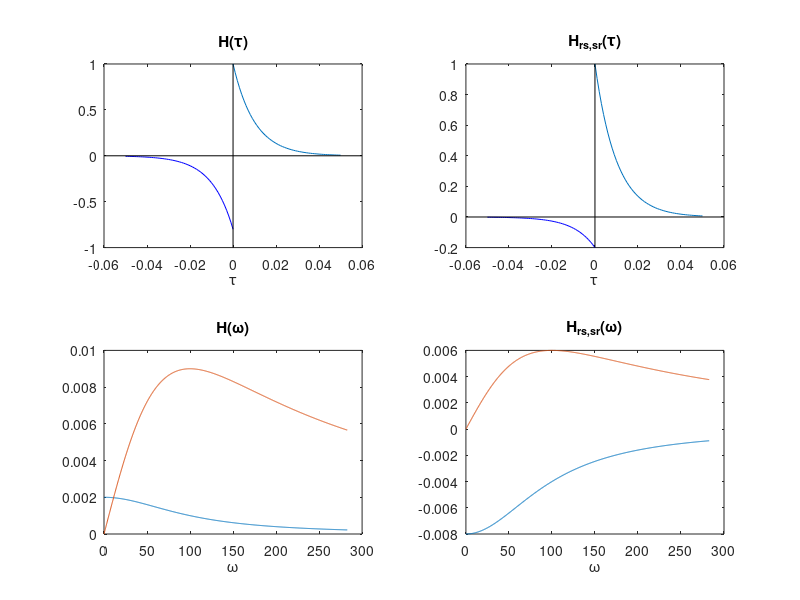

This chart was generated by the following MATLAB code:

clear

tp=0.01; %plasticity timescale

A_plus=1;
A_minus=-0.8;


 fmax=45;
 nw=1000;
 f = linspace(0,fmax,nw);
 w=2*pi*f;
 
H0=(A_plus + A_minus)*tp; 
H1=(A_plus - A_minus)*tp;
Hw=(H0+1i*w.*tp*H1)./(1+(w*tp).^2);
 
 
 
 %Window function for RS-SR population------------------------
 
A_plusrs=1;
%A_minusrs=-0.2;



 

for A_minusrs=-0.2
    
    
H0rs=-(A_plusrs + A_minusrs)*tp; 
H1rs=(A_plusrs - A_minusrs)*tp;    
Hwrs=(H0rs+1i*w.*tp*H1rs)./(1+(w*tp).^2); 

    


% H(w) ---------------

t1=0:0.001:0.05;
Ht1=A_plus*exp(-t1/tp);


t2=-0.05:0.001:0;
Ht2=A_minus*exp(t2/tp);


%H(w)-RS---------------

Ht1rs=A_plusrs*exp(-t1/tp);
Ht2rs=A_minusrs*exp(t2/tp);





subplot(2,2,1)
plot(t1,Ht1,t2,Ht2,'blue')
title('H(\tau)')
xL = xlim;
yL = ylim;
line(xL, [0 0],'color','k','linewidth',0.1) %x-axis
line([0 0], yL,'color','k','linewidth',0.1) %y-axis
xlabel('\tau')



subplot(2,2,2)
plot(t1,Ht1rs,t2,Ht2rs,'blue')
title('H_{rs,sr}(\tau)')
xL = xlim;
yL = ylim;
line(xL, [0 0],'color','k','linewidth',0.1) %x-axis
line([0 0], yL,'color','k','linewidth',0.1) %y-axis
xlabel('\tau')

hold on

subplot(2,2,3)
plot(w,Hw,w,imag(Hw))
title('H(\omega)')
xlabel('\omega')

subplot(2,2,4)
plot(w,Hwrs,w,imag(Hwrs))
title('H_{rs,sr}(\omega)')
xlabel('\omega')

hold on

end